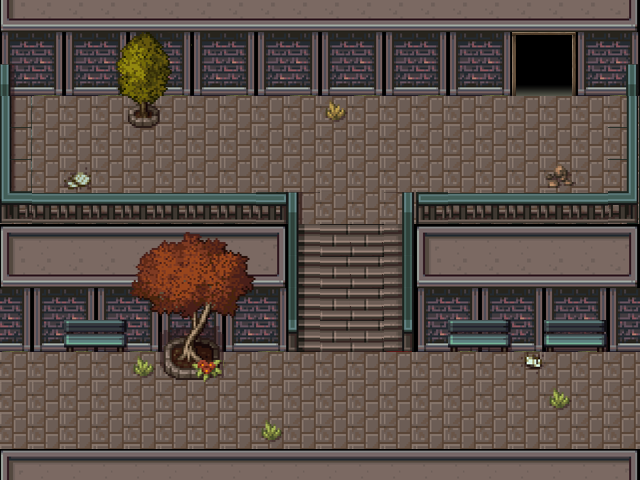

Rendered tile map (Tiled .tmx) drawn with the repository's tilesets; below, a short description and the map source with its tile grids summarised:
An orthogonal 20x15 tile map with 32x32 px tiles, 4 tile layers (Colisiones, suelo, Objetos 1, Objetos2).

<map version="1.5" tiledversion="1.5.0" orientation="orthogonal" renderorder="right-down" width="20" height="15" tilewidth="32" tileheight="32" infinite="0" nextlayerid="6" nextobjectid="1">
 <tileset firstgid="1" source="aaa.tsx" />
 <layer id="5" name="Colisiones" width="20" height="15">
  <data>[300 cells, 178 non-empty, 1 distinct tile ids]</data>
 </layer>
 <layer id="1" name="suelo" width="20" height="15">
  <data>[300 cells, 292 non-empty, 12 distinct tile ids]</data>
 </layer>
 <layer id="2" name="Objetos 1" width="20" height="15">
  <data>[300 cells, 95 non-empty, 44 distinct tile ids]</data>
 </layer>
 <layer id="3" name="Objetos2" width="20" height="15">
  <data>[300 cells, 11 non-empty, 11 distinct tile ids]</data>
 </layer>
</map>
